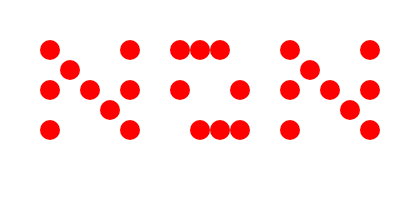
Frame 1 (no input)
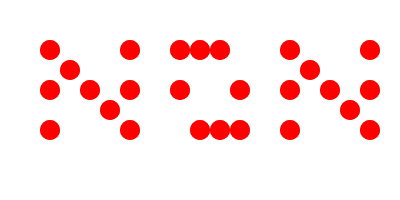
Frame 2 (the mouse pressed at the canvas centre, redrawn once)

The p5.js sketch that drew these frames (run headless with seeded random() and noise() and a simulated clock; the mouse was pressed at the canvas centre and the sketch redrawn once):

// p5.js sketch
// ── sketch.js
function setup() {
  createCanvas(400, 200);
  background(255);
  noStroke();
  fill(255, 0, 0); // Red color for dots
}

function draw() {
  let dotSize = 20; // Size of each dot

  // Define the positions for the letter "N"
  let nDots = [
    createVector(50, 50),
    createVector(50, 90),
    createVector(50, 130),
    createVector(70, 70),
    createVector(90, 90),
    createVector(110, 110),
    createVector(130, 50),
    createVector(130, 90),
    createVector(130, 130)
  ];

  // Define the positions for the letter "O"
  let oDots = [
    createVector(180, 90),
    createVector(180, 50),
    createVector(200, 50),
    createVector(220, 50),
    createVector(240, 90),
    createVector(240, 130),
    createVector(220, 130),
    createVector(200, 130)
  ];

  // Define the positions for the letter "N" (again)
  let n2Dots = [
    createVector(290, 50),
    createVector(290, 90),
    createVector(290, 130),
    createVector(310, 70),
    createVector(330, 90),
    createVector(350, 110),
    createVector(370, 50),
    createVector(370, 90),
    createVector(370, 130)
  ];

  // Draw dots for the letter "N"
  for (let dot of nDots) {
    ellipse(dot.x, dot.y, dotSize, dotSize);
  }

  // Draw dots for the letter "O"
  for (let dot of oDots) {
    ellipse(dot.x, dot.y, dotSize, dotSize);
  }

  // Draw dots for the second letter "N"
  for (let dot of n2Dots) {
    ellipse(dot.x, dot.y, dotSize, dotSize);
  }

  noLoop(); // Stops draw loop after one frame
}
